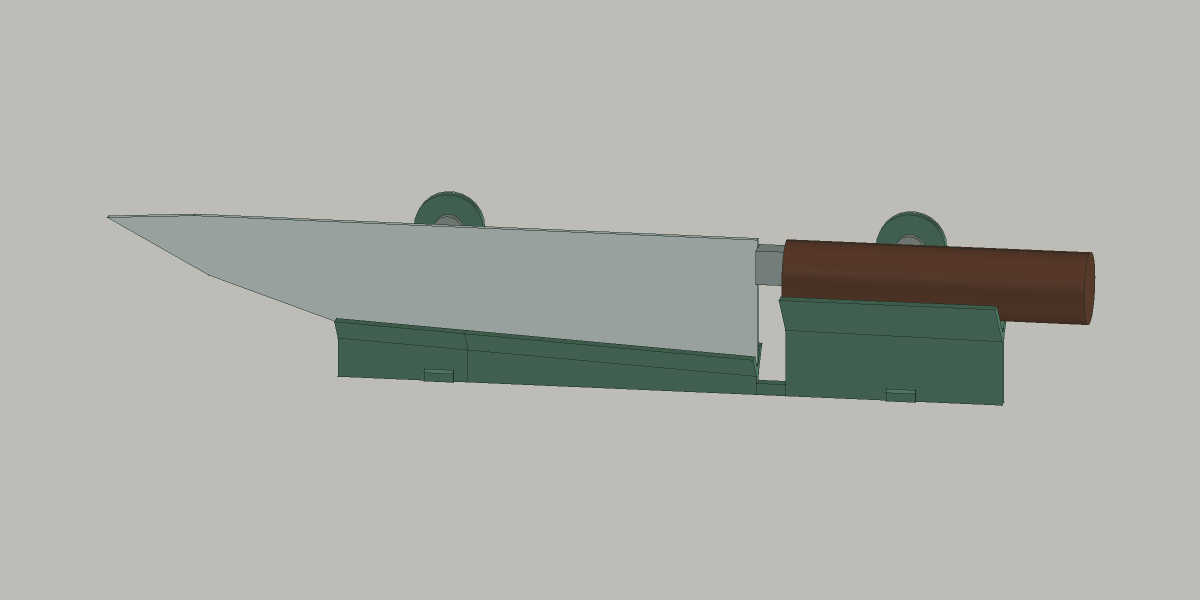
#> input picture models/drzak-noze-na-stenu/revize-03-tvarovany-dle-noze/nahled-s-nozem-cad.png, 2400 x 1200 px (shown at 1/2 size)
$ python sestavit-nahled.py
#> lines starting #> are read from the running program, lines starting #| are printed output that depends on the picture
#!/usr/bin/env python3
"""Label real CAD renders; does not generate or alter the CAD geometry."""
from pathlib import Path
from PIL import Image,ImageDraw,ImageFont
ROOT=Path(__file__).resolve().parent
FONT='/usr/share/fonts/truetype/dejavu/DejaVuSans.ttf';BOLD='/usr/share/fonts/truetype/dejavu/DejaVuSans-Bold.ttf'
BG='#f4f2ed';INK='#1a3b30';MUTED='#5e6861'
def text(d,p,s,size=28,b=False,color=INK):d.text(p,s,font=ImageFont.truetype(BOLD if b else FONT,size),fill=color)
im=Image.new('RGB',(2000,1690),BG);d=ImageDraw.Draw(im)
text(d,(100,48),'TVAROVANÝ V DRŽÁK',57,True)
text(d,(103,130),'Náběh pod čepelí a rozšířené sedlo pod rukojetí.',30,color=MUTED)
text(d,(1450,62),'Čepel 45 → 40 mm',28,True)
text(d,(1450,106),'na úseku 100 mm',25,color=MUTED)
raw=Image.open(ROOT/'nahled-s-nozem-cad.png').convert('RGB')
#> raw is the input picture: PIL image 2400x1200 RGB; mean R, G, B 174.7, 175.8, 170.2
im.paste(raw.crop((120,320,2280,870)).resize((1800,458)),(100,220))
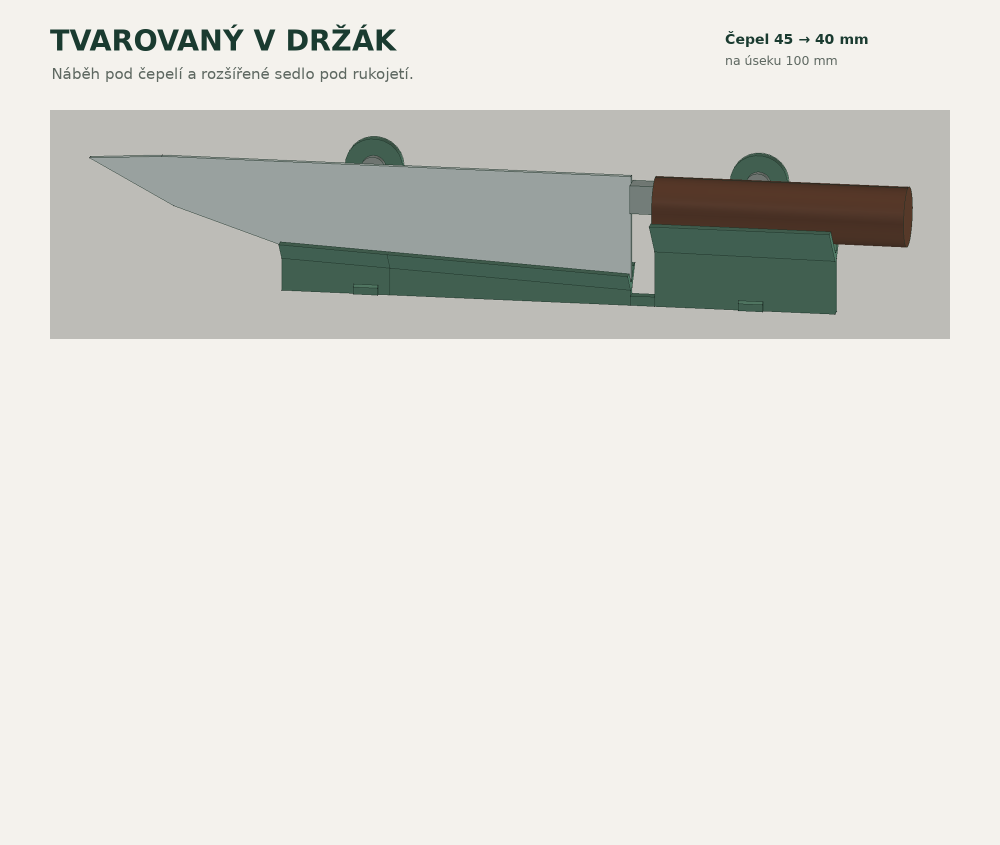
#> im: PIL image 2000x1690 RGB (shown at 1/2 size); mean R, G, B 220.8, 220.5, 215.1
text(d,(100,702),'Rukojeť 105 mm. Zbytek obrysu nože je ilustrační, nikoli přesně změřený.',25,color=MUTED)
text(d,(100,787),'VOLNÝ PŘÍSTUP SHORA',28,True)
raw=Image.open(ROOT/'nahled-prazdny-cad.png').convert('RGB')
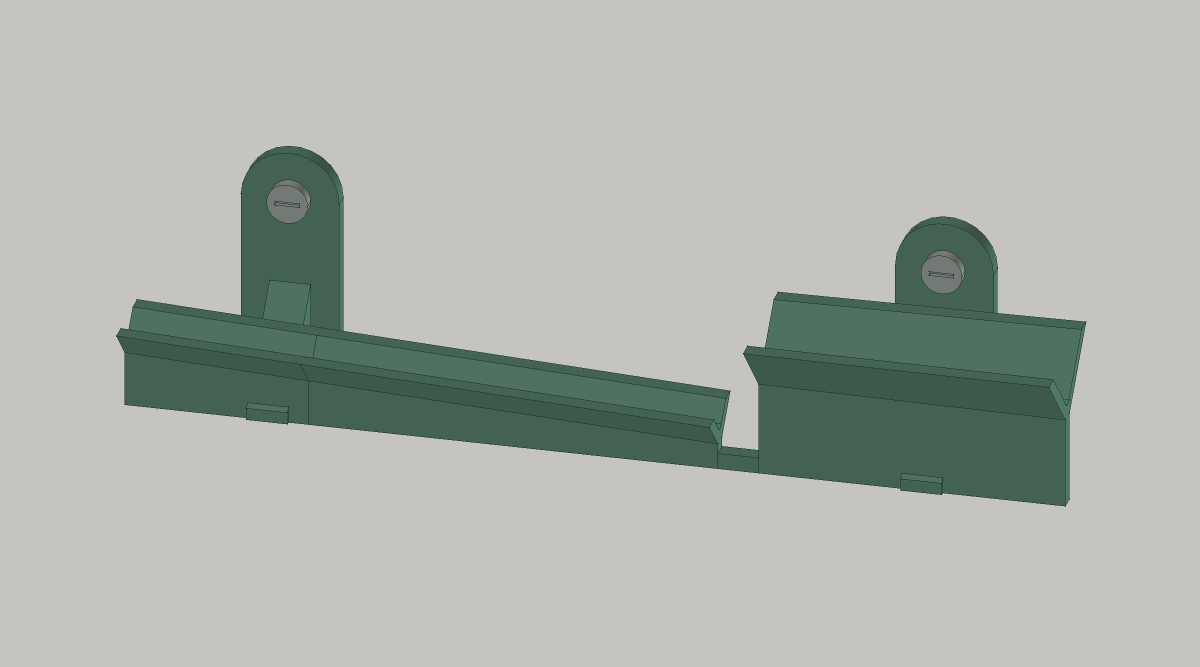
#> input picture models/drzak-noze-na-stenu/revize-03-tvarovany-dle-noze/nahled-prazdny-cad.png, 2400 x 1333 px (shown at 1/2 size)
#> raw is the input picture: PIL image 2400x1333 RGB; mean R, G, B 174.5, 179.1, 172.3
im.paste(raw.crop((120,210,2280,1080)).resize((1800,725)),(100,835))
text(d,(100,1580),'Dva vruty · jeden díl · volný přechod 10 mm · vyjmutí přímo nahoru',25)
text(d,(100,1632),'Odskok rukojeti 20 mm je předběžný výklad zadání. Skutečný fit není ověřen.',23,color=MUTED)
im.save(ROOT/'prehled-navrhu.png')
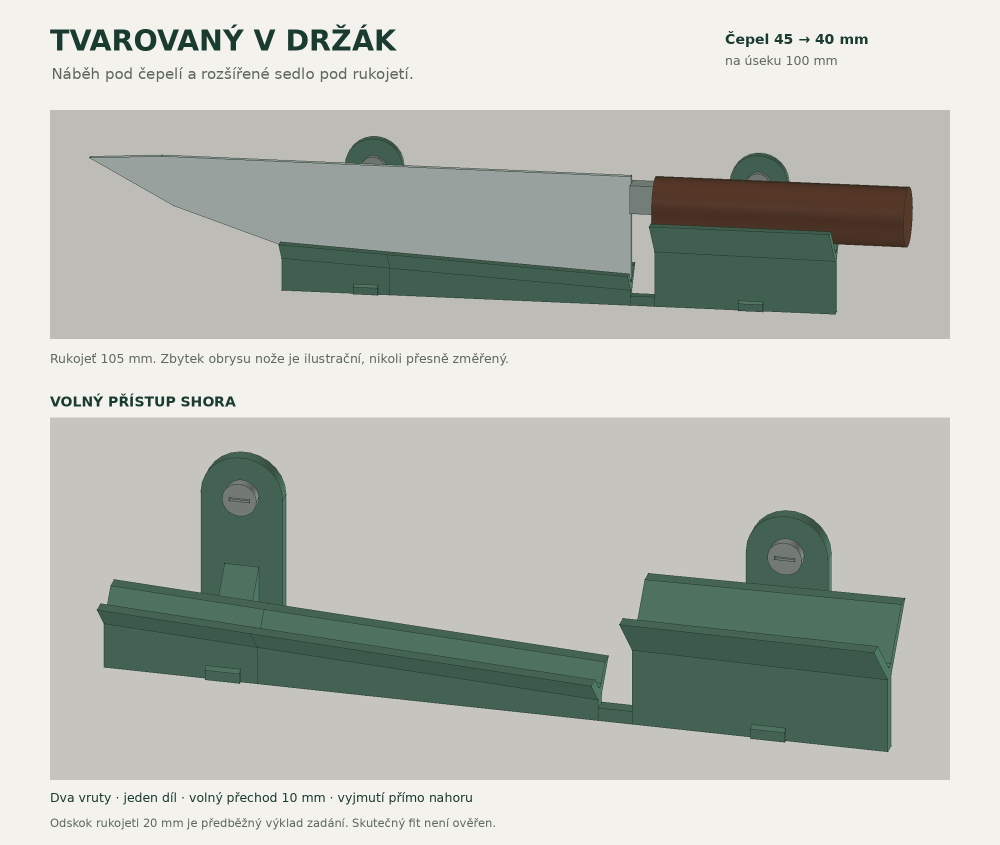
#> saved as prehled-navrhu.png: PIL image 2000x1690 RGB (shown at 1/2 size); mean R, G, B 187.1, 190.8, 184.2

im=Image.new('RGB',(2000,1150),BG);d=ImageDraw.Draw(im)
#> after `im = Image.new('RGB', (2000, 1150), BG)`:
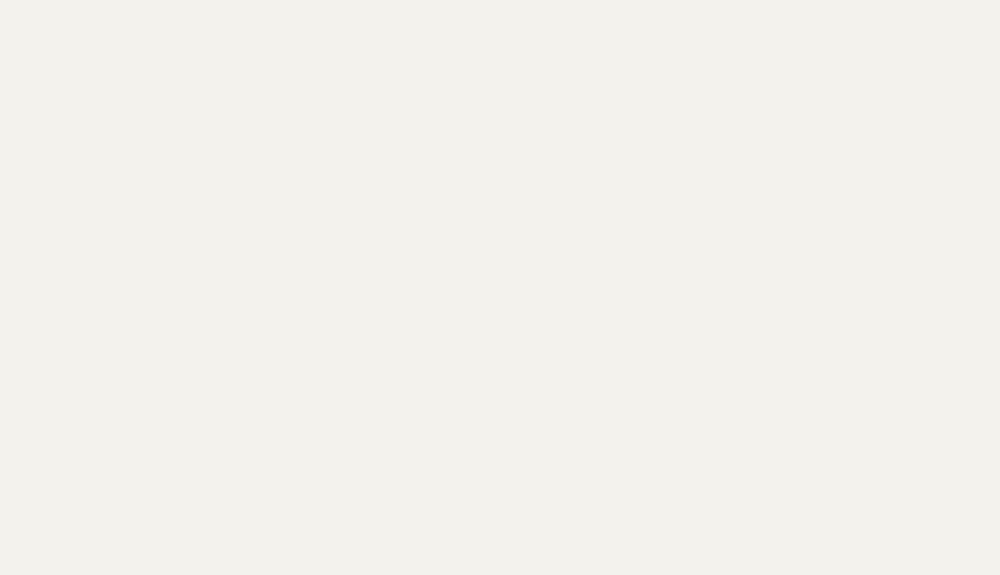
#> im: PIL image 2000x1150 RGB (shown at 1/2 size); mean R, G, B 244, 242, 237
text(d,(100,50),'BOČNÍ OBRYS NÁVRHU',52,True)
text(d,(103,130),'Náběh 5 mm / 100 mm · rukojeť 105 mm · přechod 10 mm',29,color=MUTED)
raw=Image.open(ROOT/'nahled-profil-cad.png').convert('RGB')
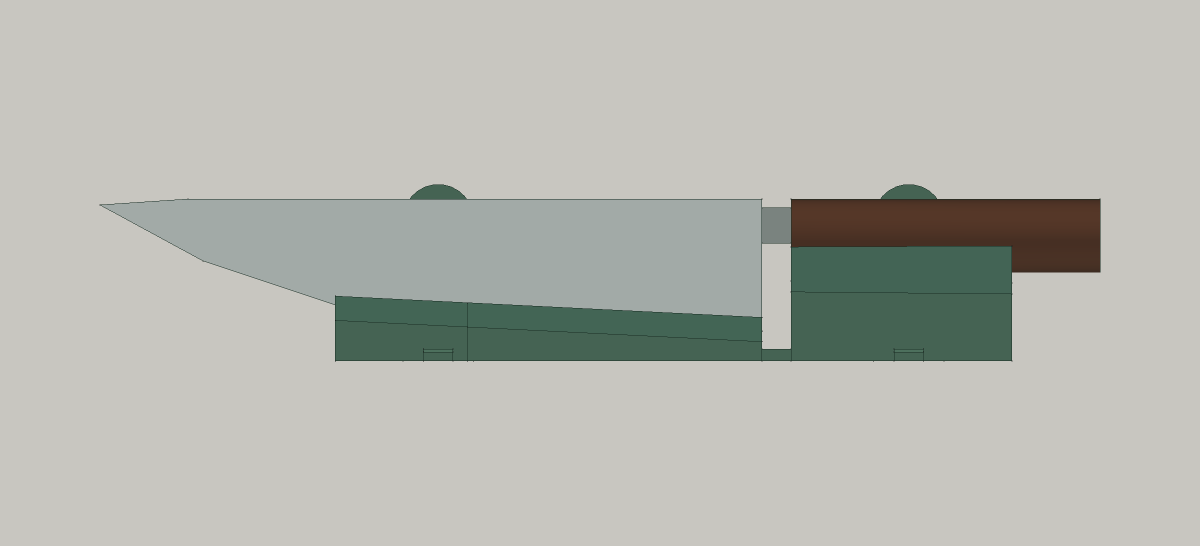
#> input picture models/drzak-noze-na-stenu/revize-03-tvarovany-dle-noze/nahled-profil-cad.png, 2400 x 1091 px (shown at 1/2 size)
#> raw is the input picture: PIL image 2400x1091 RGB; mean R, G, B 182.9, 183.8, 177.1
im.paste(raw.crop((100,200,2300,900)).resize((1800,573)),(100,240))
text(d,(100,875),'225 mm čepele vychází z předpokladu délkového řetězce 340 − 105 − 10.',25)
text(d,(100,930),'Rovný hřbet, odskok rukojeti a její průřez jsou pracovní předpoklady.',25,color=MUTED)
text(d,(100,985),'Špička zůstává volná. Neověřeno fyzické usazení, stabilita a upevnění.',25,color=MUTED)
im.save(ROOT/'nahled-profil.png')
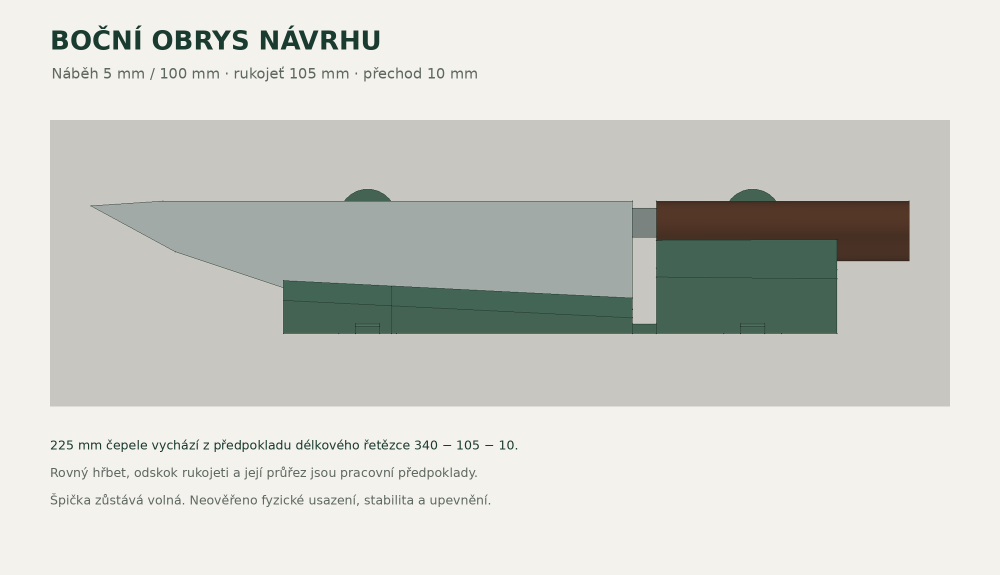
#> saved as nahled-profil.png: PIL image 2000x1150 RGB (shown at 1/2 size); mean R, G, B 208.7, 209.2, 203.2
print('V03_PRESENTATION_OK')
